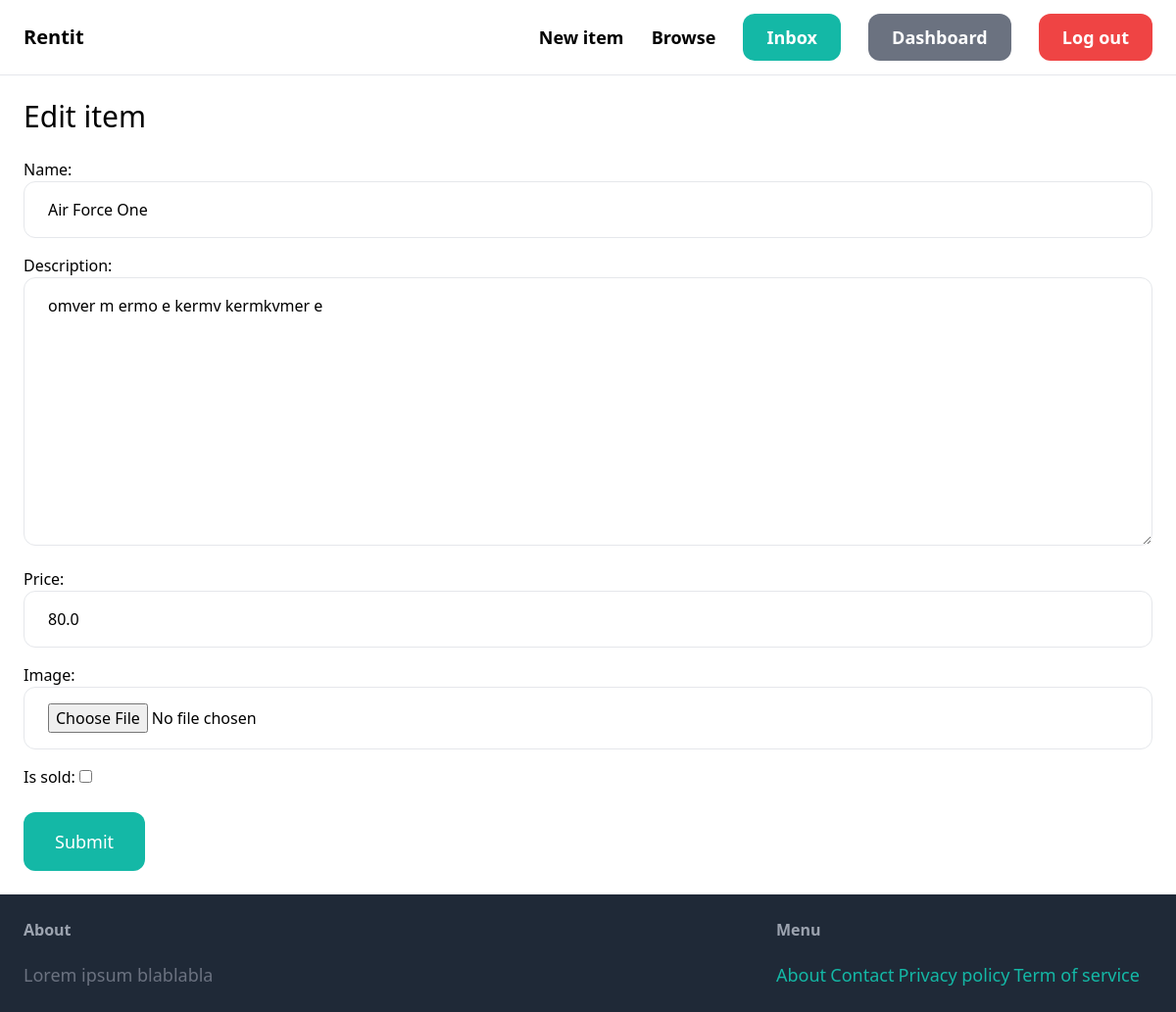
The page /items/3/edit/ (signed in) on the database its author committed.
### item/models.py (models this page shows, shortened)
class Item(models.Model):
    category = models.ForeignKey(Category, related_name='items', on_delete=models.CASCADE)
    name = models.CharField(max_length=255)
    description = models.TextField(blank=True, null=True)
    price = models.FloatField()
    image = models.ImageField(upload_to='item_images', blank=True, null=True)
    is_sold = models.BooleanField(default=False)
    created_by = models.ForeignKey(User, related_name='items', on_delete=models.CASCADE) #on_delete is used to say that if the user has been deleted, delete every item he created
    created_at = models.DateTimeField(auto_now_add=True)
    class Meta:
        ordering = ('name',) #it's used to order the items by name

### item/views.py (the view)
# urls.py: path('<int:pk>/edit/', views.edit, name='edit'),
@login_required
def edit(request, pk):
    item = get_object_or_404(Item, pk=pk, created_by=request.user)
    if request.method == 'POST':
        form = EditItemForm(request.POST, request.FILES, instance=item)
        if form.is_valid():
            form.save()
            return redirect('item:detail', pk=item.id)
    else:
        form = EditItemForm(instance=item)
    return render(request, 'item/form.html', {
        'form': form,
        'title': 'Edit item'
    })

### item/forms.py
class EditItemForm(forms.ModelForm):
    class Meta:
        model = Item
        fields = ('name', 'description', 'price', 'image', 'is_sold')
        widgets = {
            'name': forms.TextInput(attrs={
                'class': INPUT_CLASSES
            }),
            'description': forms.Textarea(attrs={
                'class': INPUT_CLASSES
            }),
            'price': forms.TextInput(attrs={
                'class': INPUT_CLASSES
            }),
            'image': forms.FileInput(attrs={
                'class': INPUT_CLASSES
            }),
        }

### item/templates/item/form.html (shortened to what this page needs)
{% extends 'core/base.html' %}
{% block content %}
<h1 class="mb-6 text-3xl">{{ title }}</h1>
<form method="post" action="." enctype="multipart/form-data">
    <div class="space-y-4">
        {{ form.as_p }}
    </div>
    <button class="mt-6 py-4 px-8 text-lg bg-teal-500 hover:bg-teal-700 rounded-xl text-white">Submit</button>
</form>
{% endblock %}

### rows shown on the page
Item: name "Air Force One", description "omver m ermo e kermv kermkvmer e", price "80.0"

### other values the page prints
{{ title }} "Edit item"
